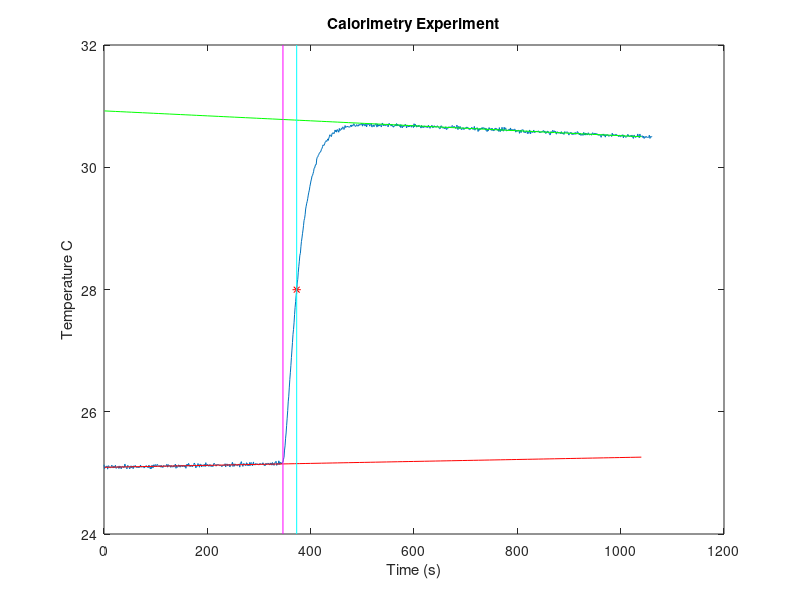
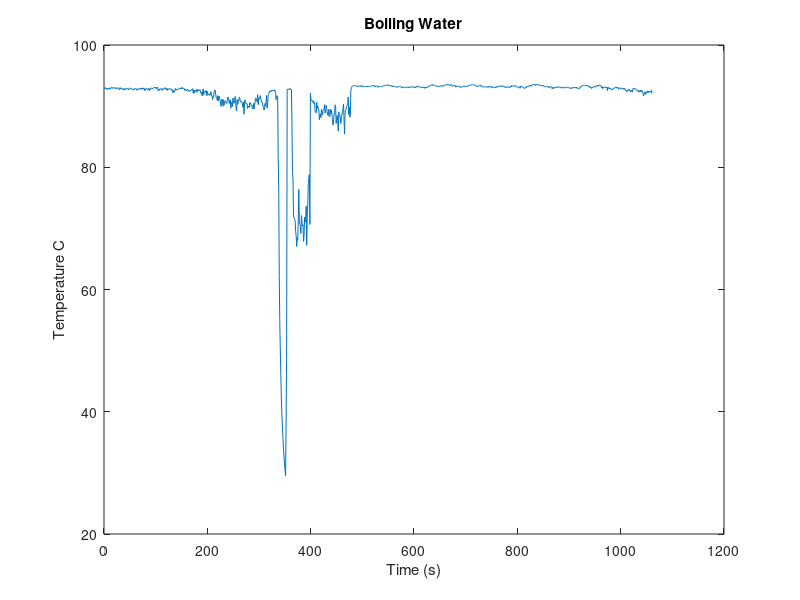

MATLAB code to generate these figures, in order:
clc
clear all
close all
FID=fopen('input.txt');
i=1;
read=0;
while read~=-1
    read=fgets(FID); %read next line
    if read~=-1 %last increment doesn't crash
    numbers=str2num(read); %input line into array
    time(i)=numbers(1);
    water(i)=numbers(2);
    temp(i)=numbers(3);
    end
    i=i+1;
end

%computing best fit line for bottom end of data before sample is inserted by
%finding sums of the arrays and using them to compute A and B values for
%linear equation
sum_timeb2=sum(time(1:200).^2);
sum_timeb=sum(time(1:200));
sum_tempb=sum(temp(1:200));
sum_timeb_tempb=sum(temp(1:200).*time(1:200));
deltab=length(temp(1:200))*sum_timeb2-sum_timeb.^2;
Ab=(sum_timeb2*sum_tempb-sum_timeb*sum_timeb_tempb)/deltab;
Bb=(length(temp(1:200))*sum_timeb_tempb-sum_timeb*sum_tempb)/deltab;

%computing best fit line for top end of data after sample and calorimeter
%have come to equilibrium
sum_timet2=sum(time(600:1000).^2);
sum_timet=sum(time(600:1000));
sum_tempt=sum(temp(600:1000));
sum_timet_tempt=sum(temp(600:1000).*time(600:1000));
deltat=length(temp(600:1000))*sum_timet2-sum_timet.^2;
At=(sum_timet2*sum_tempt-sum_timet*sum_timet_tempt)/deltat;
Bt=(length(temp(600:1000))*sum_timet_tempt-sum_timet*sum_tempt)/deltat;

%after choosing the value of 346 seconds by looking at my graph, this finds
%the closest value in the time area to the value of 346 s by substractnig
%each value and comparing the minimum. The closest value is then stored in
%closestx1 which is used to create the vertical line at intersection
%between the data and the best fit line.
val1 = 346; %value to find picked by estiamted guess
tmp = abs(time-val1);
[idx idy] = min(tmp); %index of closest value
closestx1 = time(idy); %closest value

%finding both values of the top and bottom best fit lines and their
%intersection with the vertical line just created at the bottom line's
%intersection with the data. These values are then averaged to find the
%average temperature.
temp0c=Ab+Bb*closestx1;
tempnot2=At+Bt*closestx1;
avg_temp=(tempnot2+temp0c)/2;

%same theory as above to find the closest value we have in the sample data
%to the found average temperature for plotting purposes. declaring a value
%to find and subtracting all values in the array to find the closest one.
%That closest value is stored in closesty and the x value is also stored
%both for plotting purposes.
val2 = avg_temp; %value to find
tmp = abs(temp-val2);
[idx idy] = min(tmp); %index of closest value
closesty = temp(idy);
closestx2 = time(idy); %closest value

%declaring the values that are used in the specific heat calculation. For
%temperatures already found such as temp0 it is just placing them into
%Kelvin. temp 2 is found using the data found above for the intersection
%value of the average temperature and the upper temperature line of best
%fit. the initial temperature of the sample is the temperature of the
%boiling water which remains almost constant throughout the lab so I just
%took the average value of it over the time the experiment was done. The
%mass of the sample and calorimeter are given and the specific heat of
%aluminum was given and converted from cal/g*C to J/g*K
temp0=temp0c+273;
temp2=(At+Bt*closestx2)+273;
temp1=mean(water(600:800))+273;
ms=113.533;
mc=485.7;
Cc=0.895375;

%calculation to find specific heat and the whole purpose of the lab
Cs=(mc*Cc*(temp2-temp0))/(ms*(temp1-temp2));

%CALCULATING ERROR SECTION
%calculating error in best fit lines/temperatures
%bottom line and temperature 0
i=1;
sum_in=0;
while i<=length(time(1:200))
    in=(temp(i)-Ab-Bb*time(i)).^2;
    sum_in=sum_in+in;
    i=i+1;
end
uncer_temp0=sqrt((1/(length(time(1:200))-2))*sum_in); %uncertainty in bottom line

%top line and temperature 2
i=600;
sum_in=0;
while i<=1000
    in=(temp(i)-At-Bt*time(i)).^2;
    sum_in=sum_in+in;
    i=i+1;
end
uncer_tempnot2=sqrt((1/(length(time(600:1000))-2))*sum_in); %uncertainty in top line
uncer_temp2=uncer_tempnot2+uncer_temp0; %two are averaged so the uncertainties add

dTbar=uncer_temp0+uncer_temp2; %not independent
%error in thermocouple using standard deviation. they are independent and
%random from one another
dThat=sqrt(std(water(600:800))^2+uncer_temp2^2); 
dms=0.005; %error provided for sample
dmc=.1; %error provided for calorimeter
% finding partials
dcs_dmc=((Cc*(temp2-temp0))/(ms*(temp1-temp2)))*dmc; %partial for mass of calorimeter
dcs_dms=-((mc*Cc*(temp2-temp0))/(ms^2*(temp1-temp2)))*dms; %partial for mass of sample
dcs_dTbar1=((mc*Cc)/(ms*(temp1-temp2)))*dTbar; %partial for top temp
dcs_dTbar2=-((mc*Cc*(temp2-temp0))/(ms*(temp1-temp2)^2))*dThat; %partial for bottom temp
%error calculation
err=sqrt(dcs_dmc^2+dcs_dms^2+dcs_dTbar1^2+dcs_dTbar2^2);

percent=(err/Cs)*100;

CsCal=Cs*0.238845897; %converting to cal/g*C
errCal=err*0.238845897;

fileID = fopen('output.txt','w');
fprintf(fileID,'Specific heat of sample is %1f +- %1f kJ/kg*K\n',Cs,err);
fprintf(fileID,'Or\n');
fprintf(fileID,'Specific heat of sample is %1f +- %1f cal/g*C\n',CsCal,errCal);
fprintf(fileID,'Which is a %1f percent error\n',percent);
fclose(fileID);
 
%PLOTTING
x=linspace(1,1040); %used for best fit lines
figure(1)
%plot data
plot(time,temp) 
hold on
%plot best fit line before sample is inserted
plot(x,Ab+Bb*x,'r')
hold on
%plot best fit line after sample comes to equilibrium
plot(x,At+Bt*x,'g') 
hold on
%plot intersection of data and bottom best fit line
line([closestx1 closestx1], [24 32], 'Color','m'); 
hold on
%plot star at average temperature intersection of the data
plot(closestx2,closesty,'r*') 
hold on
%plot vertical line at average temperature to intersect top best fit line
line([closestx2 closestx2], [24 32], 'Color','c'); 
title('Calorimetry Experiment')
xlabel('Time (s)')
ylabel('Temperature C')

figure(2)
plot(time,water)
title('Boiling Water')
xlabel('Time (s)')
ylabel('Temperature C')
